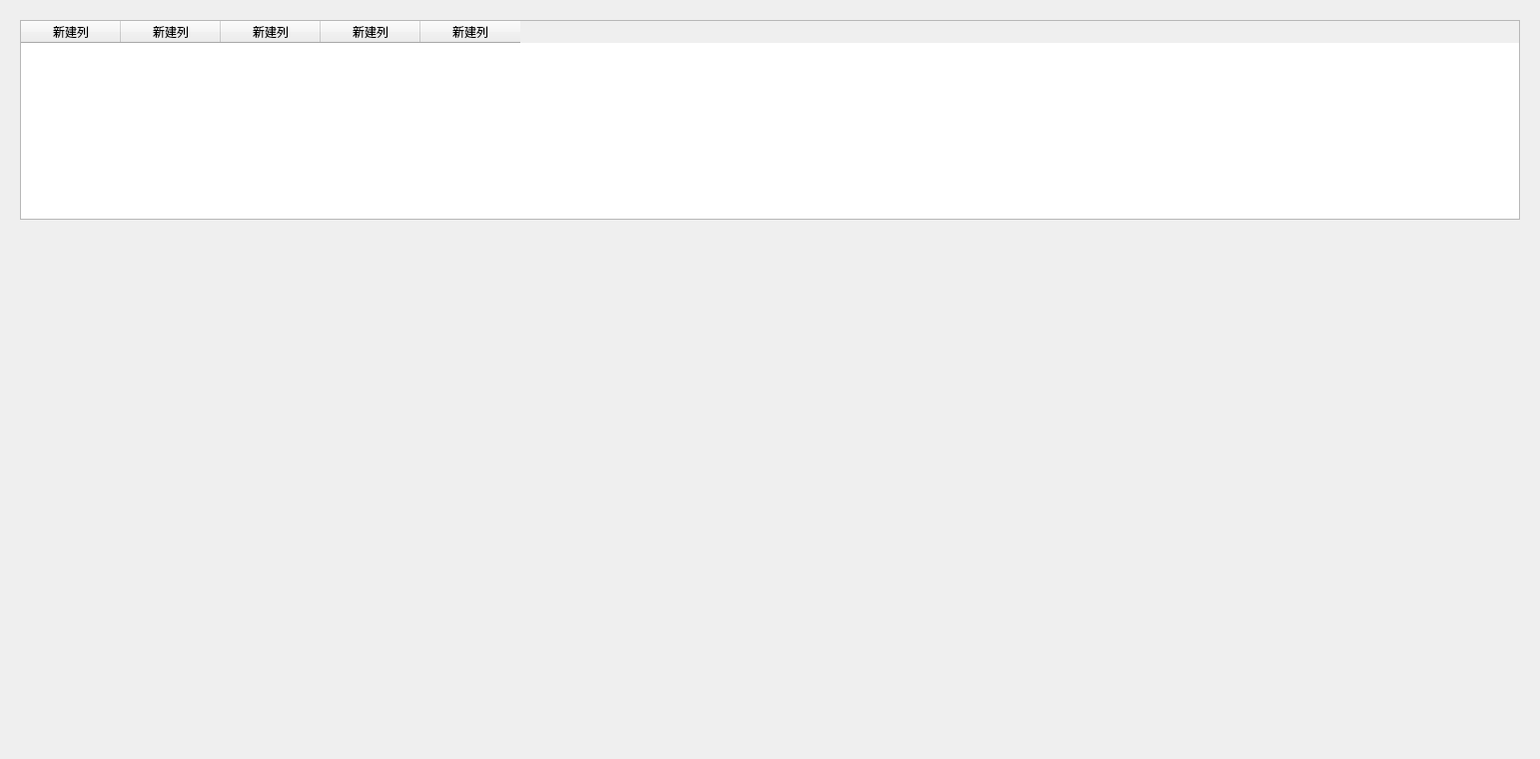
<?xml version="1.0" encoding="UTF-8"?>
<ui version="4.0">
 <class>VerticalBarChart</class>
 <widget class="QWidget" name="VerticalBarChart">
  <property name="geometry">
   <rect>
    <x>0</x>
    <y>0</y>
    <width>1542</width>
    <height>760</height>
   </rect>
  </property>
  <property name="windowTitle">
   <string>Form</string>
  </property>
  <layout class="QGridLayout" name="gridLayout_2">
   <item row="0" column="0">
    <widget class="QWidget" name="completionTime_widget" native="true">
     <property name="minimumSize">
      <size>
       <width>500</width>
       <height>0</height>
      </size>
     </property>
     <layout class="QGridLayout" name="gridLayout">
      <item row="0" column="0">
       <widget class="QTableWidget" name="Result_Widget">
        <property name="minimumSize">
         <size>
          <width>500</width>
          <height>200</height>
         </size>
        </property>
        <column>
         <property name="text">
          <string>新建列</string>
         </property>
        </column>
        <column>
         <property name="text">
          <string>新建列</string>
         </property>
        </column>
        <column>
         <property name="text">
          <string>新建列</string>
         </property>
        </column>
        <column>
         <property name="text">
          <string>新建列</string>
         </property>
        </column>
        <column>
         <property name="text">
          <string>新建列</string>
         </property>
        </column>
       </widget>
      </item>
     </layout>
    </widget>
   </item>
   <item row="3" column="0">
    <widget class="QWidget" name="VerticalBar_widget" native="true">
     <property name="minimumSize">
      <size>
       <width>500</width>
       <height>500</height>
      </size>
     </property>
    </widget>
   </item>
   <item row="1" column="0">
    <spacer name="verticalSpacer_3">
     <property name="orientation">
      <enum>Qt::Orientation::Vertical</enum>
     </property>
     <property name="sizeHint" stdset="0">
      <size>
       <width>20</width>
       <height>40</height>
      </size>
     </property>
    </spacer>
   </item>
   <item row="2" column="0">
    <spacer name="verticalSpacer">
     <property name="orientation">
      <enum>Qt::Orientation::Vertical</enum>
     </property>
     <property name="sizeHint" stdset="0">
      <size>
       <width>20</width>
       <height>40</height>
      </size>
     </property>
    </spacer>
   </item>
   <item row="4" column="0">
    <spacer name="verticalSpacer_2">
     <property name="orientation">
      <enum>Qt::Orientation::Vertical</enum>
     </property>
     <property name="sizeHint" stdset="0">
      <size>
       <width>20</width>
       <height>40</height>
      </size>
     </property>
    </spacer>
   </item>
  </layout>
 </widget>
 <resources/>
 <connections/>
</ui>
